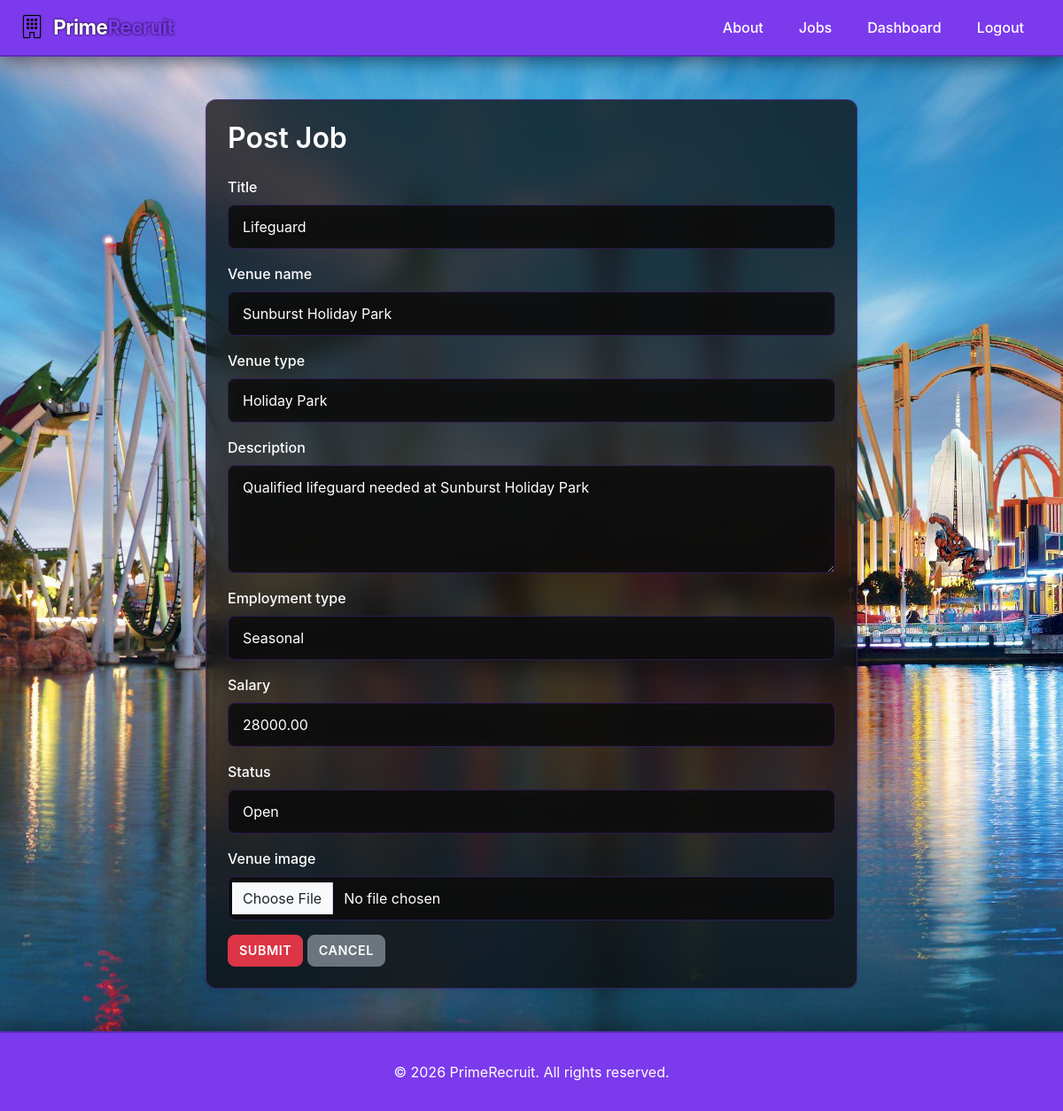
Page /jobs/1/edit/ (signed in) on the committed database.
### recruitment/models.py (models this page shows, shortened)
class JobListing(models.Model):
    VENUE_CHOICES = [
        ('holiday_park', 'Holiday Park'),
        ('theme_park', 'Theme Park'),
        ('resort', 'Resort'),
        ('adventure_park', 'Adventure Park'),
    ]
    TYPE_CHOICES = [
        ('full_time', 'Full Time'),
        ('part_time', 'Part Time'),
        ('seasonal', 'Seasonal'),
    ]
    STATUS_CHOICES = [
        ('open', 'Open'),
        ('closed', 'Closed'),
    ]
    title = models.CharField(max_length=200)
    venue_name = models.CharField(max_length=200)
    venue_type = models.CharField(max_length=50, choices=VENUE_CHOICES)
    description = models.TextField()
    employment_type = models.CharField(max_length=20, choices=TYPE_CHOICES)
    salary = models.DecimalField(max_digits=8, decimal_places=2)
    status = models.CharField(
        max_length=10, choices=STATUS_CHOICES, default='open')
    venue_image = models.ImageField(upload_to='venues/', null=True, blank=True)
    created_by = models.ForeignKey(User, on_delete=models.CASCADE)
    created_at = models.DateTimeField(auto_now_add=True)

### recruitment/job_views.py (the view)
# urls.py: path('jobs/<int:pk>/edit/', job_views.job_edit, name='job_edit'),
@login_required
def job_edit(request, pk):
    job = get_object_or_404(JobListing, pk=pk)
    profile = get_profile(request.user)
    if not request.user.is_superuser and job.created_by != request.user:
        return render(request, 'recruitment/denied.html', status=403)
    if request.method == 'POST':
        form = JobListingForm(request.POST, request.FILES, instance=job)
        if form.is_valid():
            form.save()
            messages.success(request, 'Job updated!')
            return redirect('job_detail', pk=job.pk)
    else:
        form = JobListingForm(instance=job)
    return render(request, 'recruitment/job_form.html', {'form': form})

### recruitment/forms.py
class JobListingForm(forms.ModelForm):
    class Meta:
        model = JobListing
        fields = ['title', 'venue_name', 'venue_type', 'description',
                  'employment_type', 'salary', 'status', 'venue_image']
        widgets = {
            'title': forms.TextInput(
                attrs={'class': 'form-control'}),
            'venue_name': forms.TextInput(
                attrs={'class': 'form-control'}),
            'venue_type': forms.Select(
                attrs={'class': 'form-select'}),
            'description': forms.Textarea(
                attrs={'class': 'form-control', 'rows': 4}),
            'employment_type': forms.Select(
                attrs={'class': 'form-select'}),
            'salary': forms.NumberInput(
                attrs={'class': 'form-control'}),
            'status': forms.Select(
                attrs={'class': 'form-select'}),
            'venue_image': forms.FileInput(
                attrs={'class': 'form-control', 'accept': 'image/*'}),
        }

### recruitment/job_views.py (called while the page is built)
def get_profile(user):
    try:
        return UserProfile.objects.get(user=user)
    except UserProfile.DoesNotExist:
        return None

### recruitment/templates/recruitment/job_form.html (shortened to what this page needs)
{% extends 'recruitment/base.html' %}
{% block content %}
<div class="container my-5">
    <div class="row justify-content-center">
        <div class="col-md-8">
            <div class="card shadow-sm p-4">
                <h2 class="card-title mb-4">Post Job</h2>
                <form method="post" enctype="multipart/form-data">
                    {% for field in form %}
                        <div class="mb-3">
                            <label class="form-label">{{ field.label }}</label>
                            {{ field }}
                        </div>
                    {% endfor %}
                    <button type="submit" class="btn btn-danger">Submit</button>
                    <a href="{% url 'jobs_list' %}" class="btn btn-secondary">Cancel</a>
                </form>
            </div>
        </div>
    </div>
</div>
{% endblock %}

### static/css/style.css (style rules this page uses)
* { margin: 0; padding: 0; box-sizing: border-box; }
body { background-image: url('../images/Wallpaper.jpg') !important; background-attachment: fixed !important; background-size: cover !important; background-position: center !important; background-repeat: no-repeat !important; color: #ffffff; font-family: -apple-system, BlinkMacSystemFont, 'Segoe UI', 'Roboto', 'Oxygen', 'Ubuntu', 'Cantarell', sans-serif; display: flex; flex-direction: column; min-height: 100vh; }
main, .container-fluid, .container { background: transparent !important; }
.card { background: rgba(13, 13, 13, 0.75) !important; border: 1px solid rgba(124, 58, 237, 0.4); border-radius: 12px; transition: all 0.3s ease; backdrop-filter: blur(15px); }
.card-title { color: #ffffff; font-weight: 600; }
.card p, .card li, .card span:not(.badge):not(.badge-skill), .card label, .card small, .card strong, .card div:not(.badge):not(.feature-icon):not(.stat-number):not(.stat-label) { color: #e8e8e8; }
.card .form-label { color: #ffffff !important; }
.form-control, .form-select { background: rgba(13, 13, 13, 0.8) !important; color: #ffffff !important; border: 1px solid rgba(124, 58, 237, 0.3) !important; border-radius: 8px; padding: 0.75rem 1rem; transition: all 0.3s ease; backdrop-filter: blur(10px); }
.form-control::placeholder { color: #808080; }
.form-label { color: #ffffff; font-weight: 500; margin-bottom: 0.5rem; }
.btn { border-radius: 8px; font-weight: 600; transition: all 0.3s ease; text-transform: uppercase; letter-spacing: 0.5px; font-size: 0.9rem; }
h1, h2, h3, h4, h5, h6 { color: #ffffff; font-weight: 700; }
a { color: #7c3aed; text-decoration: none; transition: all 0.3s ease; }

### rows in the picture
JobListing: form "Lifeguard" "Sunburst Holiday Park" "Holiday Park" "Qualified lifeguard needed at Sunburst Holiday Park" "Seasonal" "28000.00" "Open"

### other values in the picture
{{ field.label }} "Title" "Venue name" "Venue type" "Description" "Employment type" "Salary" "Status" "Venue image"
